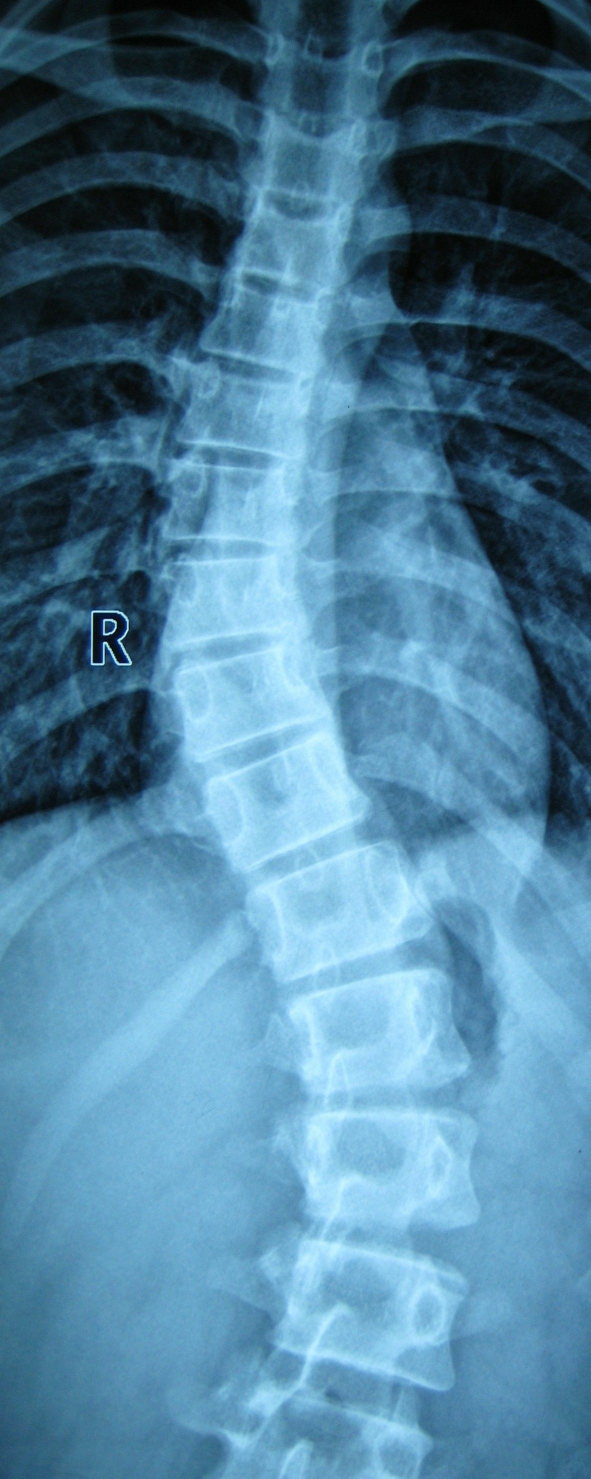
//> input picture TEST_36/003.jpg, 1182 x 2958 px (shown at 1/2 size)
$ ./main   (built with g++ and OpenCV 4)
//> lines starting //> are read from the running program, lines starting //| are printed output that depends on the picture; after the words box and inside, x2 and y2 are one past the last pixel; in counts of white or black regions, pixels touching at a corner belong together
#include<opencv2/opencv.hpp>
#include<opencv2/highgui.hpp>
#include <iostream>

using namespace cv;
using namespace std;

Mat src,dst,gray,two;
Mat laplacian_,sharp,distance_,distance_8u,contours_;
int main()
{
	src=imread("003.jpg",IMREAD_UNCHANGED);
//> src is the input picture: 2958 rows x 1182 cols, CV_8UC3; mean B, G, R 154.2, 126.8, 79.6
	resize(src,src,Size(src.cols/4,src.rows/4));
//> src: 739 rows x 295 cols, CV_8UC3
	for(int row=0;row<src.rows;row++)
	{
		for(int col=0;col<src.cols;col++)
		{
			if(src.at<Vec3b>(row,col)[0]>252&&src.at<Vec3b>(row,col)[1]>252&&src.at<Vec3b>(row,col)[2]>252)
			{
				src.at<Vec3b>(row,col)[0]=0;
				src.at<Vec3b>(row,col)[1]=0;
				src.at<Vec3b>(row,col)[2]=0;
			}
		}
	}

	Mat kernel = getStructuringElement(MORPH_ELLIPSE,Size(3,3));
	morphologyEx(src,src,MORPH_OPEN,kernel);
	imshow("src",src);

	Laplacian(src,laplacian_,CV_32F,3);
	src.convertTo(sharp,CV_32F);
	sharp=sharp-laplacian_;
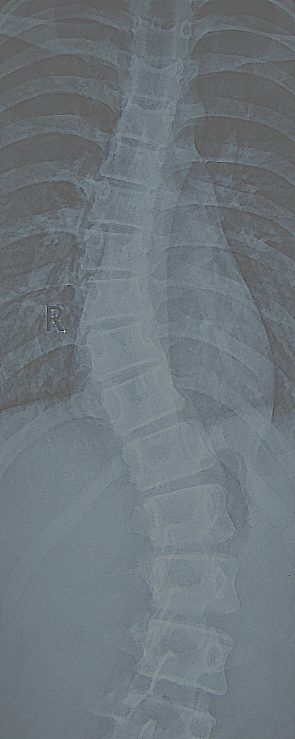
//> sharp: 739 rows x 295 cols, CV_32FC3; mean B, G, R 152.7, 125.3, 78; drawn with min black and max white
	sharp.convertTo(sharp,CV_8UC3);
//> sharp: 739 rows x 295 cols, CV_8UC3
	imshow("laplacian",sharp);

	cvtColor(sharp,gray,COLOR_RGB2GRAY);
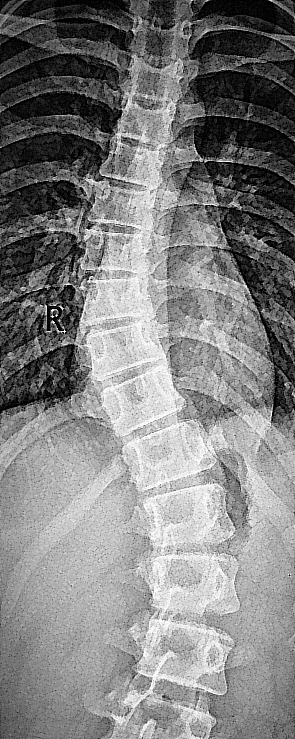
//> gray: 739 rows x 295 cols, CV_8UC1; min 0, max 255, mean 128.7
	imshow("gray",gray);
	threshold(gray,two,220,255,THRESH_BINARY);
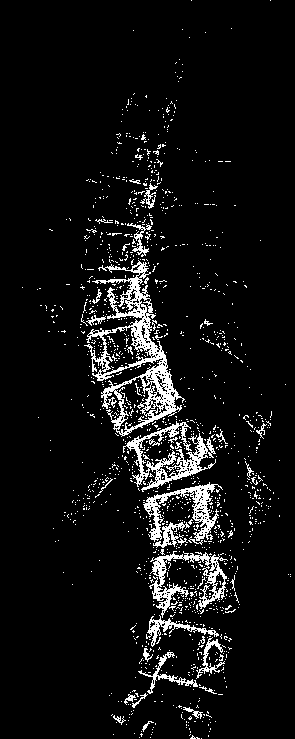
//> two: 739 rows x 295 cols, CV_8UC1; 7% white in thin lines or dots
	imshow("two",two);

	distanceTransform(two,distance_,DIST_L2,3);
	normalize(distance_,distance_,0,1,NORM_MINMAX);
//> distance_: 739 rows x 295 cols, CV_32FC1; min 0, max 1, mean 0.0214
	//threshold(distance_,distance_,0.4,1,THRESH_BINARY);


	distance_.convertTo(distance_8u,CV_8U);
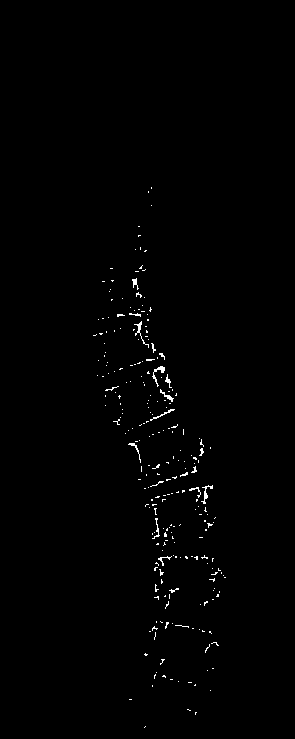
//> distance_8u: 739 rows x 295 cols, CV_8UC1; values 0 (black) and 1 (white), 0.72% white in thin lines or dots, all inside (x1, y1, x2, y2) = (93, 187, 226, 728)
	imshow("distance_8u",distance_8u);
	vector<vector<Point>> contours;
	findContours(distance_8u,contours,RETR_EXTERNAL,CHAIN_APPROX_SIMPLE);
//> contours = 251 contours, 246 with area under 20; largest, box (x1, y1, x2, y2) and area: (152, 366, 165, 387) 41, (201, 485, 213, 504) 31, (160, 389, 174, 402) 27, (134, 321, 149, 348) 26, (150, 409, 175, 421) 22

	Mat distance_num=Mat::zeros(src.size(),CV_32S);
	for(int i = 0 ;i<contours.size();i++)
	{
		drawContours(distance_num,contours,static_cast<int>(i),Scalar::all(i+1),-1);
	}
//> distance_num: 739 rows x 295 cols, CV_32SC1; 252 distinct labels, from 0 to 251
	Mat ABC;
	distance_num.convertTo(ABC,CV_8U);
	imshow("distance_num",ABC);

	watershed(src,distance_num);
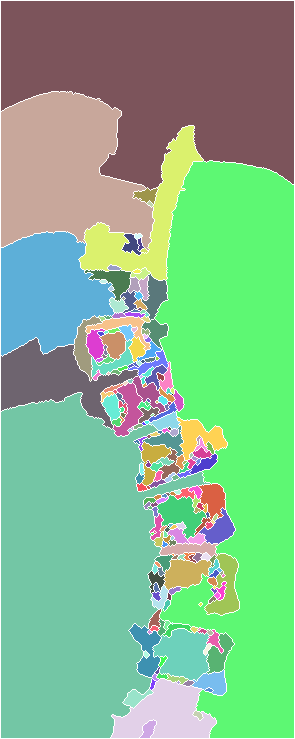
//> distance_num: 739 rows x 295 cols, CV_32SC1; 253 distinct labels, from -1 to 251; one colour per label, 0 black, -1 white
	Mat mark;
	distance_num.convertTo(mark,CV_8UC1);
	bitwise_not(mark,mark);
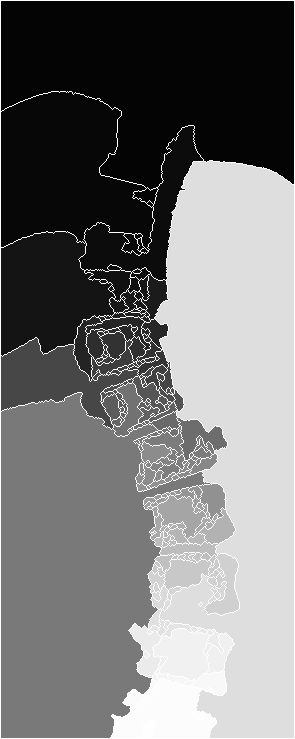
//> mark: 739 rows x 295 cols, CV_8UC1; min 4, max 255, mean 117.1
	imshow("marks",mark);
	dst=Mat::zeros(src.size(),CV_8UC3);
	for(int row=0;row<distance_num.rows;row++)
	{
		for(int col=0;col<distance_num.cols;col++)
		{
			int a=distance_num.at<int>(row,col);
			if(a>=0&&a<=contours.size())
			{
				dst.at<Vec3b>(row,col)=Vec3b(a*20+30,100,a*20+30);
			}
			else
			{
				dst.at<Vec3b>(row,col)=Vec3b(0,0,0);
			}
		}
	}
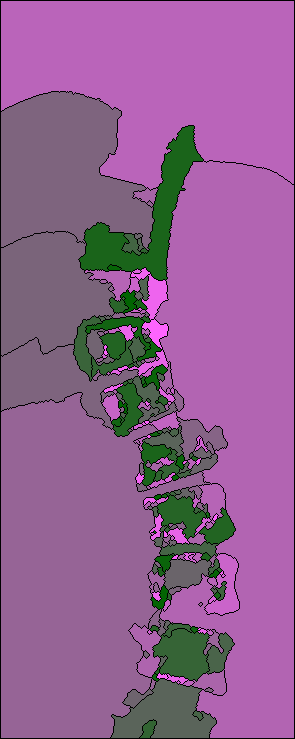
//> dst: 739 rows x 295 cols, CV_8UC3; mean B, G, R 145.6, 96.1, 145.6

	imshow("dst",dst);

	waitKey(0);
	return 0;
}

$ run again, with TEST_36/456.jpg copied over TEST_36/003.jpg
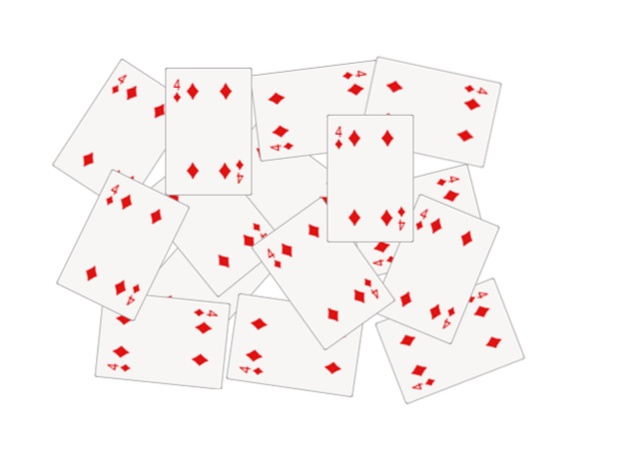
//> input picture TEST_36/456.jpg, 625 x 466 px
//> src is the input picture: 466 rows x 625 cols, CV_8UC3; mean B, G, R 244.9, 245.5, 250
//> two: 116 rows x 156 cols, CV_8UC1; 39.6% white; 1 white region, box (x1, y1, x2, y2) and area: (13, 14, 131, 101) 7167
//> distance_8u: 116 rows x 156 cols, CV_8UC1; values 0 (black) and 1 (white), 5.5% white; 13 white regions (1 under 20 px)
//> contours = 13 contours, 1 with area under 20; largest, box (x1, y1, x2, y2) and area: (23, 27, 37, 40) 94, (23, 55, 38, 67) 90, (102, 62, 117, 73) 83, (46, 27, 58, 38) 82, (86, 39, 100, 50) 81
//> the loop `for(int i = 0 ;i<contours.size();i++)` made 13 passes
//> after the loop `for(int i = 0 ;i<contours.size();i++)`:
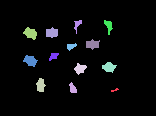
//> distance_num: 116 rows x 156 cols, CV_32SC1; 14 distinct labels, from 0 to 13; one colour per label, 0 black
//> after the loop `for(int row=0;row<distance_num.rows;row++)`:
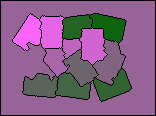
//> dst: 116 rows x 156 cols, CV_8UC3; mean B, G, R 130.6, 92.6, 130.6

$ run again, with TEST_36/Tree.jpg copied over TEST_36/003.jpg
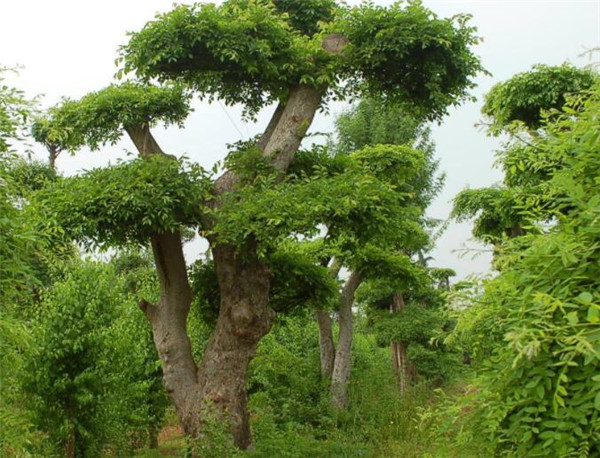
//> input picture TEST_36/Tree.jpg, 600 x 458 px
//> src is the input picture: 458 rows x 600 cols, CV_8UC3; mean B, G, R 73.1, 125.9, 108.8
//> `threshold(gray,two,220,255,THRESH_BINARY);`:
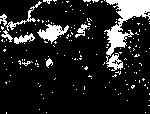
//> two: 114 rows x 150 cols, CV_8UC1; 13.8% white; 175 white regions (165 under 20 px), largest, box (x1, y1, x2, y2) and area: (104, 0, 150, 56) 1014, (37, 24, 69, 44) 298, (106, 53, 123, 71) 158
//> distance_8u: 114 rows x 150 cols, CV_8UC1; values 0 (black) and 1 (white), 0.96% white; 1 white region
//> contours = 1 contour; box (x1, y1, x2, y2) and area: (124, 0, 150, 10) 134
//> the loop `for(int i = 0 ;i<contours.size();i++)` made 1 pass
//> after the loop `for(int row=0;row<distance_num.rows;row++)`:
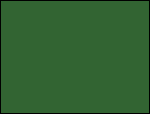
//> dst: 114 rows x 150 cols, CV_8UC3; mean B, G, R 48.5, 96.9, 48.5
